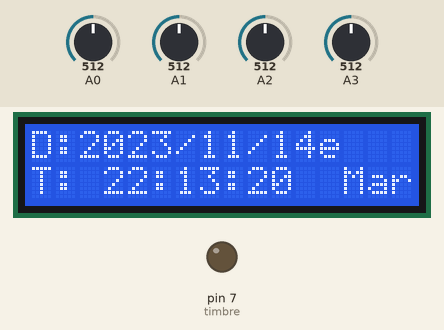
The sketch below on a simulated Arduino Uno, built with avr-gcc and run on an emulated ATmega328P. Parts: 16×2 character LCD, output pins drawn as LEDs (lit = HIGH). The test bench sets the inputs (shaded band); at power-on: A3 = 512, A0 = 512, A1 = 512, A2 = 512. The local clock reads 2024-03-15 10:24:30 at power-on unless the sketch sets it; what the sketch prints to the serial monitor is not drawn.

Above: at 0.7 s.
1.3 s: A3 set to 982
4.5 s: A3 set to 1017
At 5.0 s:
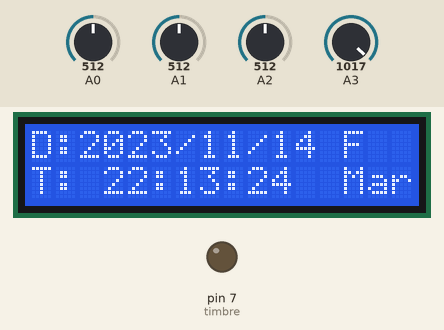
7.7 s: A0 set to 981
9.2 s: A0 set to 1007
At 10.0 s:
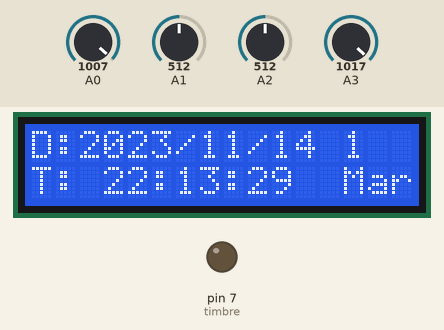
12.4 s: A1 set to 990
13.9 s: A1 set to 1015
At 14.6 s:
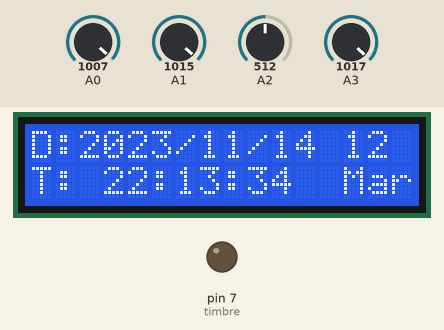
Timing chart, 0 to 16.7 s (numbered marks = the images above; inputs shaded):
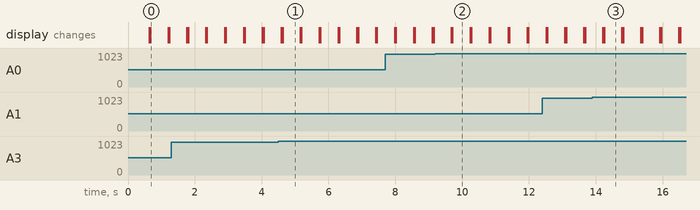

Measured:
- the behaviour switches between 1000 and 1001 on A3 (found by bisection; images 0 and 1)
- the behaviour switches between 999 and 1000 on A0 (found by bisection; images 1 and 2)
- after the input at 4.5 s, the display: first differs from a run without the input after 0.12 s (image 1)
- after the input at 9.2 s, the display: first differs from a run without the input after 0.51 s (image 2)
- what the display in image 0 shows lasts 0.5 s, from 0.7 s to 1.2 s

The sketch:

timbre.ino
```cpp
#include <I2C_LCD.h>
#include <Wire.h>          // Necesario para la comunicación I2C
#include <RtcDS1302.h>      // Biblioteca para el RTC DS1302

// Crear objeto para el LCD (dirección 39) y RTC
I2C_LCD lcd(39);
ThreeWire myWire(4, 5, 2); // Pines del RTC: IO, SCLK, CE
RtcDS1302<ThreeWire> Rtc(myWire); // Creación del objeto RTC

int diaSemana;                  // almacena el resultado del dia de la semana calculado
const int timbre = 7;             // Pin 7 encargado de activar el timbre, se conecta al Rele
int segundo;
int minuto;
int hora;
int tiempoTimbre=5000; // Tiempo continuo que dura el timbre sonando, en milisegundos 5000 = 5 segundos

//////////////////////////////// Horario 1 /////////////////////////
// Hora en la que suena el timbre escrito  h1=Hora, m1=Minutos, s1=Segundos
// Cuando no se programa ninguna hora se debe dejar escrito el numero 99
// se pueden programar 16 timbres por cada horario, _c1 indica que es el horario 1
int h1_c1=15;   int m1_c1=6;   int s1_c1=0;
int h2_c1=12;   int m2_c1=44;  int s2_c1=0;
int h3_c1=12;   int m3_c1=50;  int s3_c1=0;
int h4_c1=12;   int m4_c1=51;  int s4_c1=0;
int h5_c1=12;   int m5_c1=52;  int s5_c1=0;
int h6_c1=12;  int m6_c1=53;  int s6_c1=0;
int h7_c1=10;  int m7_c1=30;  int s7_c1=0;
int h8_c1=11;  int m8_c1=15;  int s8_c1=0;
int h9_c1=12;  int m9_c1=00;  int s9_c1=0;
int h10_c1=99; int m10_c1=0;  int s10_c1=0;
int h11_c1=99; int m11_c1=0;  int s11_c1=0;
int h12_c1=99; int m12_c1=0;  int s12_c1=0;
int h13_c1=99; int m13_c1=0;  int s13_c1=0;
int h14_c1=99; int m14_c1=0;  int s14_c1=0;
int h15_c1=99; int m15_c1=0;  int s15_c1=0;
int h16_c1=99; int m16_c1=0;  int s16_c1=0;

//////////////////////////////// Horario 2 /////////////////////////
int h1_c2=15;   int m1_c2=6;   int s1_c2=10;
int h2_c2=7;   int m2_c2=30;  int s2_c2=0;
int h3_c2=8;   int m3_c2=10;  int s3_c2=0;
int h4_c2=8;   int m4_c2=50;  int s4_c2=0;
int h5_c2=9;   int m5_c2=5;  int s5_c2=0;
int h6_c2=9;  int m6_c2=45;  int s6_c2=0;
int h7_c2=10;  int m7_c2=25;  int s7_c2=0;
int h8_c2=10;  int m8_c2=40;  int s8_c2=0;
int h9_c2=11;  int m9_c2=20;  int s9_c2=0;
int h10_c2=12; int m10_c2=0;  int s10_c2=0;
int h11_c2=99; int m11_c2=0;  int s11_c2=0;
int h12_c2=99; int m12_c2=0;  int s12_c2=0;
int h13_c2=99; int m13_c2=0;  int s13_c2=0;
int h14_c2=99; int m14_c2=0;  int s14_c2=0;
int h15_c2=99; int m15_c2=0;  int s15_c2=0;
int h16_c2=99; int m16_c2=0;  int s16_c2=0;

//////////////////////////////// Horario 3 /////////////////////////
int h1_c3=15;   int m1_c3=6;   int s1_c3=20;
int h2_c3=8;   int m2_c3=30;  int s2_c3=0;
int h3_c3=9;   int m3_c3=0;   int s3_c3=0;
int h4_c3=9;   int m4_c3=30;  int s4_c3=0;
int h5_c3=9;   int m5_c3=45;  int s5_c3=0;
int h6_c3=10;  int m6_c3=15;  int s6_c3=0;
int h7_c3=10;  int m7_c3=45;  int s7_c3=0;
int h8_c3=11;  int m8_c3=0;   int s8_c3=0;
int h9_c3=11;  int m9_c3=30;  int s9_c3=0;
int h10_c3=12; int m10_c3=0;  int s10_c3=0;
int h11_c3=99; int m11_c3=0;  int s11_c3=0;
int h12_c3=99; int m12_c3=0;  int s12_c3=0;
int h13_c3=99; int m13_c3=0;  int s13_c3=0;
int h14_c3=99; int m14_c3=0;  int s14_c3=0;
int h15_c3=99; int m15_c3=0;  int s15_c3=0;
int h16_c3=99; int m16_c3=0;  int s16_c3=0;

////////////////////////////////// Void Setup() ///////////
void setup () {

 pinMode(timbre, OUTPUT);                    // Configura como salida el pin 7
 Wire.begin();
 Rtc.Begin();                                // Inicia la comunicación con el RTC


// Lee la fecha y hora del PC
Rtc.SetDateTime(RtcDateTime(__DATE__, __TIME__));                                             // y se vuelve a cargar el programa sin esa línea.
 Serial.begin(9600);                         // Establece la velocidad de datos del puerto serie a 9600
 lcd.begin(16, 2);
  lcd.display();
  lcd.clear();                                // Borra el  LCD
}
////////////////////////////////// Void loop() ///////////
void loop(){
 RtcDateTime now = Rtc.GetDateTime();          // Obtiene la fecha y hora del RTC

 int contacto1 = analogRead(A0);    //Lee el valor de los contactos para escoger el horario
 int contacto2 = analogRead(A1);
 int contacto3 = analogRead(A2);
 int contacto4 = analogRead(A3);    // contacto que activa o desactiva los fines de semana

Serial.print(now.Year(), DEC);
Serial.print('/');
Serial.print(now.Month(), DEC);
Serial.print('/');
Serial.print(now.Day(), DEC);
Serial.print(" ");
Serial.print(now.Hour(), DEC);
Serial.print(':');
Serial.print(now.Minute(), DEC);
Serial.print(':');
Serial.print(now.Second(), DEC);
    Serial.println();

  lcd.setCursor(0,0);
 lcd.print("D:");
 lcd.print(now.Year(), DEC);
 lcd.print("/");
 lcd.print(now.Month(), DEC);
 lcd.print("/");
 lcd.print(now.Day(), DEC);
 lcd.print(" ");

 lcd.setCursor(0,1);
 lcd.print("T: ");
 lcd.print(now.Hour(), DEC);
 lcd.print(":");
 lcd.print(now.Minute(), DEC);
 lcd.print(":");
 lcd.print(now.Second(), DEC);

 segundo = now.Second();
minuto = now.Minute();
hora = now.Hour();

 if (contacto4 <= 1000){     // si el contacto 4 esta desactivado, despliega -e- entre semana funciona el timbre
    lcd.setCursor(12,0);
    lcd.print("e");
    Serial.print("-e-");
 }
 else {                      // si el contacto 4 esta activado, despliega -F- el Fin de semana funciona el timbre
   lcd.setCursor(13,0);
   lcd.print("F");
   Serial.print("-F-");
 }

 int diaSemana=dia_de_semana();   // llama a la funcion que calcula el dia de la semana y lo almacena en diaSemana

 if ((diaSemana == 6 || diaSemana == 0)&&(contacto4 <= 1000)){  // si el contacto4 de Fin de semana esta apagado y es fin de semana no hace nada
 }
 else {
   if (contacto1 >= 1000)   // Si el contacto 1 esta activo (Horario 1)
     horario_1();           // llama a la funcion que activa el horario 1

   if (contacto2 >= 1000)  // Si el contacto 2 esta activo (Horario 2)
     horario_2();          // llama a la funcion que activa el horario2

   if (contacto3 >= 1000)  // Si el contacto 1 esta activo (Horario 3)
     horario_3();          // llama a la funcion que activa el horario 3
 }

 digitalWrite(timbre, LOW);     // apaga el timbre
 delay(500);                    // La informaci¢n se actualiza cada 1/2 seg.
 lcd.setCursor(9,0);            // Borra parte de la pantalla del LCD
 lcd.print("                ");
 lcd.setCursor(8,1);
 lcd.print("                ");
}   //////////////////////////////// Fin del void loop(), inician las Funciones/////////////////////////

/////////////////////////////// Funcion que activa el Timbre //////////////////////////////////
void activar_timbre(){
    digitalWrite(timbre, HIGH);
    lcd.setCursor(0,0);
    lcd.print("Timbre ON  ");
    Serial.println("Timbre Activo");
    delay(tiempoTimbre);
}
/////////////////////////////// Calcula el dia de la Semana //////////////////////////////////
int dia_de_semana(){
 // Encuentar el dia de la semana de una fecha
 int n_dia;
 int r_dia;
 int n_mes;
 int t_mes;
 int n_anno;
 int d_anno;
 // método de Zeller (Algoritmo para elcontrar el dia de la semana)
 int t_siglo=6;

 RtcDateTime now = Rtc.GetDateTime(); //fecha y hora del RTC

 lcd.setCursor(13,1);

 n_anno=(now.Year()-2000);
 d_anno=n_anno/4;
 n_dia=now.Day();
 n_mes=now.Month();

 switch (n_mes) {
    case 1:
      t_mes=0;
      break;
    case 2:
      t_mes=3;
      break;
    case 3:
      t_mes=3;
      break;
    case 4:
      t_mes=6;
      break;
    case 5:
      t_mes=1;
      break;
    case 6:
      t_mes=4;
      break;
    case 7:
      t_mes=6;
      break;
    case 8:
      t_mes=2;
      break;
    case 9:
      t_mes=5;
      break;
    case 10:
      t_mes=0;
      break;
    case 11:
      t_mes=3;
      break;
    case 12:
      t_mes=5;
      break;
    default:
      t_mes=t_mes;
    break;
 }
// Algoritmo para calcular en dia de la semana
 r_dia=n_dia+t_mes+n_anno+d_anno+t_siglo;
 r_dia = r_dia % 7;

 switch (r_dia) {
    case 1:
       lcd.print("Lun");
        Serial.print(" Lun ");
      break;
      case 2:
       lcd.print("Mar");
       Serial.println(" Mar ");
      break;
      case 3:
       lcd.print("Mie");
       Serial.print(" Mie ");
      break;
      case 4:
       lcd.print("Jue");
       Serial.print(" Jue ");
      break;
      case 5:
       lcd.print("Vie");
       Serial.print(" Vie ");
      break;
      case 6:
       lcd.print("Sab");
       Serial.print(" Sab ");
      break;
      case 0:
       lcd.print("Dom");
       Serial.print(" Dom ");
      break;
      default:
       lcd.print("---");
       Serial.print(" ---");
      break;
 }
 return r_dia;
}

/////////////////////Condicional del Horario 1  //////////////////////////////////
void horario_1(){
   lcd.setCursor(13,0);
   lcd.print("1");
   Serial.print("Horario_1 ");
   if ((hora==h1_c1) && (minuto==m1_c1) && (segundo==s1_c1))  activar_timbre();
   if ((hora==h2_c1) && (minuto==m2_c1) && (segundo==s2_c1))  activar_timbre();
   if ((hora==h3_c1) && (minuto==m3_c1) && (segundo==s3_c1))  activar_timbre();
   if ((hora==h4_c1) && (minuto==m4_c1) && (segundo==s4_c1))  activar_timbre();
   if ((hora==h5_c1) && (minuto==m5_c1) && (segundo==s5_c1))  activar_timbre();
   if ((hora==h6_c1) && (minuto==m6_c1) && (segundo==s6_c1))  activar_timbre();
   if ((hora==h7_c1) && (minuto==m7_c1) && (segundo==s7_c1))  activar_timbre();
   if ((hora==h8_c1) && (minuto==m8_c1) && (segundo==s8_c1))  activar_timbre();
   if ((hora==h9_c1) && (minuto==m9_c1) && (segundo==s9_c1))  activar_timbre();
   if ((hora==h10_c1) && (minuto==m10_c1) && (segundo==s10_c1))  activar_timbre();
   if ((hora==h11_c1) && (minuto==m11_c1) && (segundo==s11_c1))  activar_timbre();
   if ((hora==h12_c1) && (minuto==m12_c1) && (segundo==s12_c1))  activar_timbre();
   if ((hora==h13_c1) && (minuto==m13_c1) && (segundo==s13_c1))  activar_timbre();
   if ((hora==h14_c1) && (minuto==m14_c1) && (segundo==s14_c1))  activar_timbre();
   if ((hora==h15_c1) && (minuto==m15_c1) && (segundo==s15_c1))  activar_timbre();
   if ((hora==h16_c1) && (minuto==m16_c1) && (segundo==s16_c1))  activar_timbre();
}
////////////////////Condicional del Horario 2  //////////////////////////////////
void horario_2(){
   lcd.setCursor(14,0);
   lcd.print("2");
   Serial.print("Horario_2 ");
   if ((hora==h1_c2) && (minuto==m1_c2) && (segundo==s1_c2))  activar_timbre();
   if ((hora==h2_c2) && (minuto==m2_c2) && (segundo==s2_c2))  activar_timbre();
   if ((hora==h3_c2) && (minuto==m3_c2) && (segundo==s3_c2))  activar_timbre();
   if ((hora==h4_c2) && (minuto==m4_c2) && (segundo==s4_c2))  activar_timbre();
   if ((hora==h5_c2) && (minuto==m5_c2) && (segundo==s5_c2))  activar_timbre();
   if ((hora==h6_c2) && (minuto==m6_c2) && (segundo==s6_c2))  activar_timbre();
   if ((hora==h7_c2) && (minuto==m7_c2) && (segundo==s7_c2))  activar_timbre();
   if ((hora==h8_c2) && (minuto==m8_c2) && (segundo==s8_c2))  activar_timbre();
   if ((hora==h9_c2) && (minuto==m9_c2) && (segundo==s9_c2))  activar_timbre();
   if ((hora==h10_c2) && (minuto==m10_c2) && (segundo==s10_c2))  activar_timbre();
   if ((hora==h11_c2) && (minuto==m11_c2) && (segundo==s11_c2))  activar_timbre();
   if ((hora==h12_c2) && (minuto==m12_c2) && (segundo==s12_c2))  activar_timbre();
   if ((hora==h13_c2) && (minuto==m13_c2) && (segundo==s13_c2))  activar_timbre();
   if ((hora==h14_c2) && (minuto==m14_c2) && (segundo==s14_c2))  activar_timbre();
   if ((hora==h15_c2) && (minuto==m15_c2) && (segundo==s15_c2))  activar_timbre();
   if ((hora==h16_c2) && (minuto==m16_c2) && (segundo==s16_c2))  activar_timbre();

}
//////////////////////Condicional del Horario 3  //////////////////////////////////
void horario_3(){
   lcd.setCursor(15,0);
   lcd.print("3");
   Serial.print("Horario_3 ");
   if ((hora==h1_c3) && (minuto==m1_c3) && (segundo==s1_c3))  activar_timbre();
   if ((hora==h2_c3) && (minuto==m2_c3) && (segundo==s2_c3))  activar_timbre();
   if ((hora==h3_c3) && (minuto==m3_c3) && (segundo==s3_c3))  activar_timbre();
   if ((hora==h4_c3) && (minuto==m4_c3) && (segundo==s4_c3))  activar_timbre();
   if ((hora==h5_c3) && (minuto==m5_c3) && (segundo==s5_c3))  activar_timbre();
   if ((hora==h6_c3) && (minuto==m6_c3) && (segundo==s6_c3))  activar_timbre();
   if ((hora==h7_c3) && (minuto==m7_c3) && (segundo==s7_c3))  activar_timbre();
   if ((hora==h8_c3) && (minuto==m8_c3) && (segundo==s8_c3))  activar_timbre();
   if ((hora==h9_c3) && (minuto==m9_c3) && (segundo==s9_c3))  activar_timbre();
   if ((hora==h10_c3) && (minuto==m10_c3) && (segundo==s10_c3))  activar_timbre();
   if ((hora==h11_c3) && (minuto==m11_c3) && (segundo==s11_c3))  activar_timbre();
   if ((hora==h12_c3) && (minuto==m12_c3) && (segundo==s12_c3))  activar_timbre();
   if ((hora==h13_c3) && (minuto==m13_c3) && (segundo==s13_c3))  activar_timbre();
   if ((hora==h14_c3) && (minuto==m14_c3) && (segundo==s14_c3))  activar_timbre();
   if ((hora==h15_c3) && (minuto==m15_c3) && (segundo==s15_c3))  activar_timbre();
   if ((hora==h16_c3) && (minuto==m16_c3) && (segundo==s16_c3))  activar_timbre();
}
```
